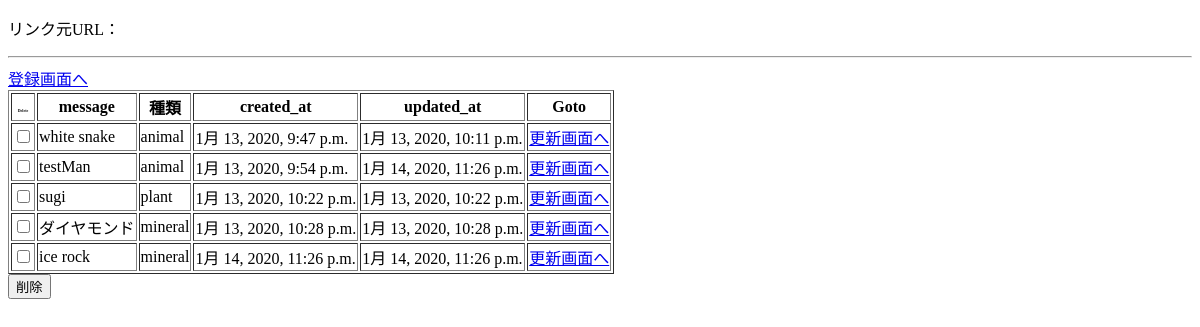
The app's page /crud/, older data.
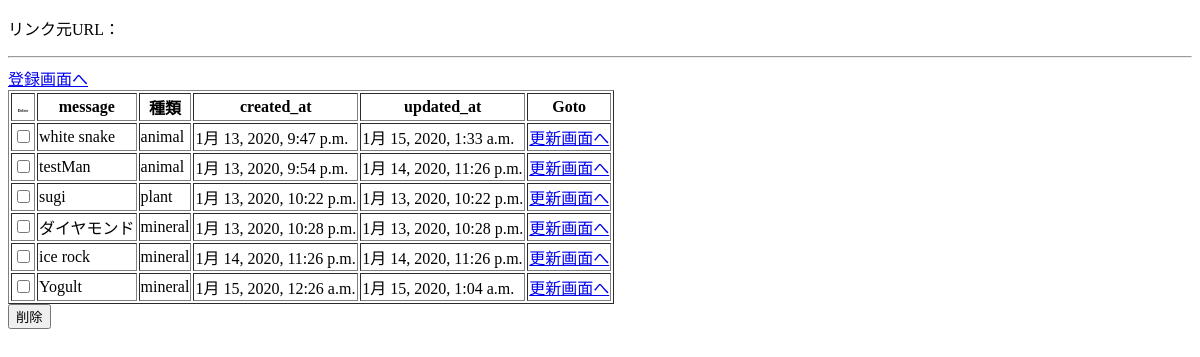
The same page, newer data.
### crud/models.py (models this page shows, shortened)
class Message(models.Model):
    message = models.CharField(max_length=255)
    type = models.CharField(max_length=20, null=True)
    created_at = models.DateTimeField(auto_now_add=True)
    updated_at = models.DateTimeField(auto_now=True)

### crud/views.py (the view)
# urls.py: url(r'^after_delete/(?P<is_delete>[\w_]+)/$', views.index, name='index_after_delete'),
def index(request, is_delete=False):
    index_date = {
        'messages': Message.objects.all(),
        'is_delete': is_delete
    }
    return render(request, 'crud/index.html', index_date)

### templates/crud/index.html (shortened to what this page needs)
{% extends "base.html" %}
{% block body %}
    <hr>
    <a href="{% url 'crud:add' %}">登録画面へ</a>
    <form method="post" action="{% url 'crud:delete' %}">
        <table border="1">
            <thead>
            <tr>
                <th><span style="font-size: 4px">Delete</span></th>
                <th>message</th>
                <th>種類</th>
                <th>created_at</th>
                <th>updated_at</th>
                <th>Goto</th>
            </tr>
            </thead>
            <tbody>
            {% for message in messages %}
                <tr>
                    <td><input type="checkbox" name="delete_ids" value="{{ message.id }}"></td>
                    <td>{{ message.message }}</td>
                    <td>{{ message.type }}</td>
                    <td>{{ message.created_at }}</td>
                    <td>{{ message.updated_at }}</td>
                    <td><a href="{% url 'crud:edit' message.id %}">更新画面へ</a></td>
                </tr>
            {% endfor %}
            </tbody>
        </table>
        <input type="submit" value="削除">
    </form>
{% endblock %}

Row changes from the older to the newer data that the page shows:
changed Message "white snake": updated_at "1月 13, 2020, 10:11 p.m." → "1月 15, 2020, 1:33 a.m."
added Message: message "Yogult", type "mineral", created_at "1月 15, 2020, 12:26 a.m.", updated_at "1月 15, 2020, 1:04 a.m."
